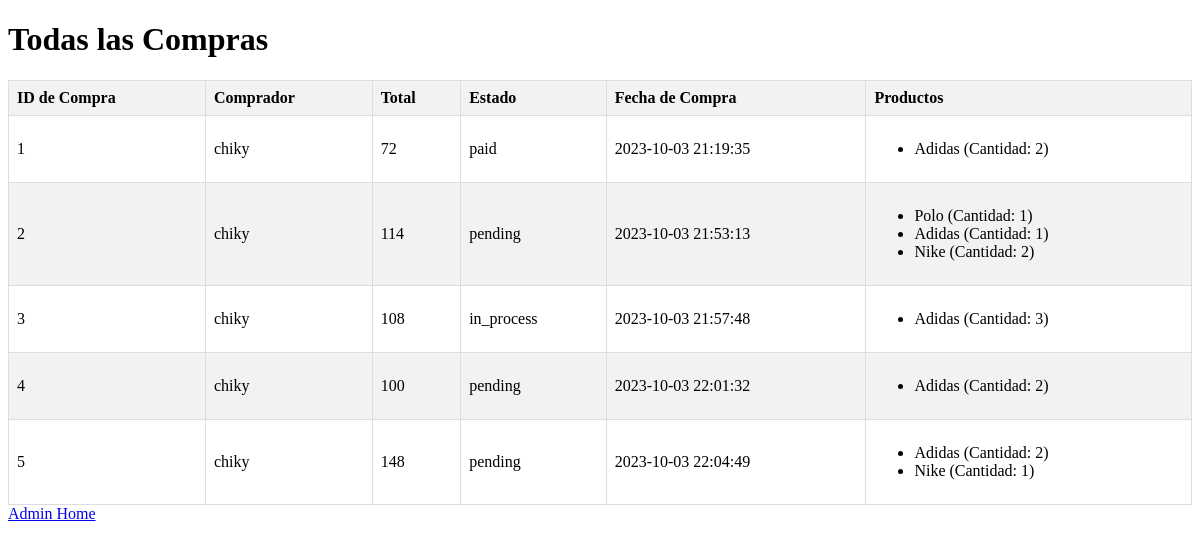
The app's page /purchaser/all_purchases/ with its own data.
### catalog/models.py (models this page shows, shortened)
class CartModel(models.Model):
    STATE_CHOICES = (
        ('in_process', 'In Process'),
        ('pending', 'Pending'),
        ('paid', 'Paid'),
    )
    purchaser = models.ForeignKey(PurchaserModel, on_delete=models.CASCADE)
    products = models.ManyToManyField(ProductModel)
    total_price = models.PositiveIntegerField()
    state = models.CharField(max_length=20, choices=STATE_CHOICES)
    purchase_datetime = models.DateTimeField(default=datetime.now)

class ProductInCart(models.Model):
    product = models.ForeignKey(ProductModel, on_delete=models.CASCADE)
    cart = models.ForeignKey(CartModel, on_delete=models.CASCADE)
    quantity = models.PositiveIntegerField()
    partial_price = models.PositiveIntegerField()

class ProductModel(models.Model):
    product_name = models.CharField(max_length=50)
    categories = models.ManyToManyField(CategoryModel)
    price_purchase = models.PositiveIntegerField()
    price_sale = models.PositiveIntegerField()
    providers = models.ManyToManyField(ProviderModel)
    product_img = models.ImageField(upload_to='products_img0/', null=True, blank=True)

### purchaser/models.py (models this page shows)
class PurchaserModel(models.Model):
    name = models.CharField(max_length=50)
    phone = models.PositiveIntegerField()

### purchaser/views.py (the view)
# urls.py: path('all_purchases/', views.all_purchases, name='all_purchases'),
def all_purchases(request):
    all_carts = CartModel.objects.all()
    return render(request, 'all_purchases.html', {'all_carts': all_carts})

### purchaser/templates/all_purchases.html (shortened to what this page needs)
<!DOCTYPE html>
<html lang="en">
<head>
</head>
<body>
    <h1>Todas las Compras</h1>
    <table>
        <thead>
            <tr>
                <th>ID de Compra</th>
                <th>Comprador</th>
                <th>Total</th>
                <th>Estado</th>
                <th>Fecha de Compra</th>
                <th>Productos</th>
            </tr>
        </thead>
        <tbody>
            {% for cart in all_carts %}
            <tr>
                <td>{{ cart.id }}</td>
                <td>{{ cart.purchaser.name }}</td>
                <td>{{ cart.total_price }}</td>
                <td>{{ cart.state }}</td>
                <td>{{ cart.purchase_datetime|date:"Y-m-d H:i:s" }}</td>
                <td>
                    <ul>
                        {% for product_in_cart in cart.productincart_set.all %}
                        <li>{{ product_in_cart.product.product_name }} (Cantidad: {{ product_in_cart.quantity }})</li>
                        {% endfor %}
                    </ul>
                </td>
            </tr>
            {% endfor %}
        </tbody>
    </table>
    <div>
        <a href="{% url 'admin_home' %}">Admin Home</a>
    </div>
</body>
</html>

### purchaser/templates/all_purchases.html (style rules this page uses)
table { border-collapse: collapse; width: 100%; }
th, td { border: 1px solid #ddd; padding: 8px; text-align: left; }
th { background-color: #f2f2f2; }
tr:nth-child(even) { background-color: #f2f2f2; }

### records on screen
CartModel: id "1", purchaser.name "chiky", total_price "72", state "paid", purchase_datetime "2023-10-03 21:19:35"
ProductInCart: product.product_name "Adidas", quantity "2"
CartModel: id "2", purchaser.name "chiky", total_price "114", state "pending", purchase_datetime "2023-10-03 21:53:13"
ProductInCart: product.product_name "Polo", quantity "1"
ProductInCart: product.product_name "Adidas", quantity "1"
ProductInCart: product.product_name "Nike", quantity "2"
CartModel: id "3", purchaser.name "chiky", total_price "108", state "in_process", purchase_datetime "2023-10-03 21:57:48"
ProductInCart: product.product_name "Adidas", quantity "3"
CartModel: id "4", purchaser.name "chiky", total_price "100", state "pending", purchase_datetime "2023-10-03 22:01:32"
ProductInCart: product.product_name "Adidas", quantity "2"
CartModel: id "5", purchaser.name "chiky", total_price "148", state "pending", purchase_datetime "2023-10-03 22:04:49"
ProductInCart: product.product_name "Adidas", quantity "2"
ProductInCart: product.product_name "Nike", quantity "1"
